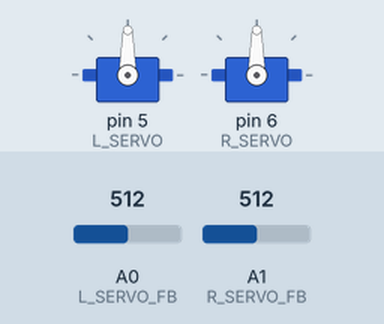
Bench run of a sketch on a simulated Arduino Nano, built with avr-gcc and run on an emulated ATmega328P. On the bench: 2 × servo. The inputs (shaded band) are chosen by the test bench; at power-on: A0 (L_SERVO_FB) = 512, A1 (R_SERVO_FB) = 512. What the sketch prints to the serial monitor is not drawn. At 0.2 s the program stops and its outputs stay as they are.

Above: at 0.2 s.
Timing chart, 0 to 1.7 s (numbered marks = the images above):
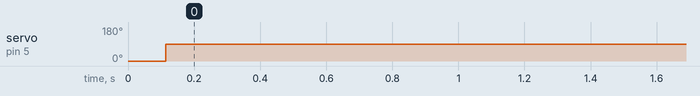

The sketch:

pid_testing.ino
```cpp
#include <Servo.h>
#include <Assert.h>

#define L_SERVO 5
#define R_SERVO 6

#define L_SERVO_FB A0
#define R_SERVO_FB A1

#define P_COEFF 1.0
#define I_COEFF 0

enum move_dir {
  FORWARD,
  BACKWARD
};

enum turn_dir {
  LEFT,
  RIGHT
};

const float wheel_diam_cm = 7.0;
const float bot_diam_cm = 147.5;

const int max_servo_fb = 720;

// Create the servo objects
Servo L_servo;
Servo R_servo;

void stop_servos() {
  L_servo.write(90);
  R_servo.write(90);
}

void move_L_servo(move_dir dir, int power) {
  if(power < 0) power = 0;
  if(power > 100) power = 100;

  if(dir == FORWARD) {
    L_servo.write(90 - 90*(power/100.0));
  } else {
    L_servo.write(90 + 90*(power/100.0));
  }
}

void move_R_servo(move_dir dir, int power) {
  if(power < 0) power = 0;
  if(power > 100) power = 100;

  if(dir == FORWARD) {
    R_servo.write(90 + 90*(power/100.0));
  } else {
    R_servo.write(90 - 90*(power/100.0));
  }
}

void print_servo_fb() {
  int L_servo_fb = analogRead(L_SERVO_FB);
  int R_servo_fb = analogRead(R_SERVO_FB);

  Serial.println("Left " + String(L_servo_fb) + " : " + " Right " + String(R_servo_fb));
}

void move_forward_pid(float distance_cm) {
  int target_enc_val = (distance_cm / wheel_diam_cm) * max_servo_fb;

  int error;
  int p_error = 0;

  int l_traveled = 0;
  int r_traveled = 0;
  int prev_l = analogRead(L_SERVO_FB);
  int prev_r = analogRead(R_SERVO_FB);

  Serial.println("Target: " + String(target_enc_val));

  while(l_traveled < target_enc_val && r_traveled < target_enc_val) {
    if(prev_l > 600 && analogRead(L_SERVO_FB) < 200) {
      l_traveled += analogRead(L_SERVO_FB) + max_servo_fb - prev_l;
      Serial.println("Reset: " + String(analogRead(L_SERVO_FB)) + ", " + String(prev_l) + ", " + String(l_traveled));
    } else {
      l_traveled += analogRead(L_SERVO_FB) - prev_l;
      Serial.println("Norml: " + String(analogRead(L_SERVO_FB)) + ", " + String(prev_l) + ", " + String(l_traveled));
    }

    if(prev_r < 600 && analogRead(R_SERVO_FB) > 200) {
      r_traveled += prev_l + max_servo_fb - analogRead(R_SERVO_FB);
    } else {
      r_traveled += prev_l - analogRead(R_SERVO_FB);
    }

    prev_l = analogRead(L_SERVO_FB);
    prev_r = analogRead(R_SERVO_FB);

    error = r_traveled - l_traveled;
    p_error += error;

    move_L_servo(FORWARD, 50 + (P_COEFF * error) + (I_COEFF * p_error));
    move_R_servo(FORWARD, 50 - (P_COEFF * error) - (I_COEFF * p_error));

    //Serial.println("Left: " + String(analogRead(L_SERVO_FB)) + ", " + String(l_traveled) + " - Right: " + String(analogRead(R_SERVO_FB)) + ", " + String(r_traveled));
  }

  stop_servos();
}


void setup() {
  // put your setup code here, to run once:
  Serial.begin(9600);

  L_servo.attach(L_SERVO); // Attach left servo to its pin
  R_servo.attach(R_SERVO); // Attach right servo to its pin

  pinMode(L_SERVO_FB, INPUT); // used for the feedback from left servo
  pinMode(R_SERVO_FB, INPUT); // used for the feedback from right servo
}

void loop() {
  // put your main code here, to run repeatedly:

  move_forward_pid(50.0);
  Serial.println("Done!");
  while(1) {}
}
```

Measured:
- by itself, servo on pin 5 (L_SERVO): 0° → 90° at 0.11 s
